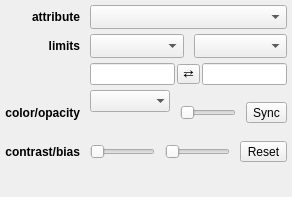
<?xml version="1.0" encoding="UTF-8"?>
<ui version="4.0">
 <class>Form</class>
 <widget class="QWidget" name="Form">
  <property name="geometry">
   <rect>
    <x>0</x>
    <y>0</y>
    <width>292</width>
    <height>197</height>
   </rect>
  </property>
  <property name="windowTitle">
   <string>Form</string>
  </property>
  <layout class="QGridLayout" name="gridLayout">
   <property name="leftMargin">
    <number>5</number>
   </property>
   <property name="topMargin">
    <number>5</number>
   </property>
   <property name="rightMargin">
    <number>5</number>
   </property>
   <property name="bottomMargin">
    <number>5</number>
   </property>
   <property name="horizontalSpacing">
    <number>10</number>
   </property>
   <property name="verticalSpacing">
    <number>5</number>
   </property>
   <item row="0" column="1" colspan="2">
    <widget class="QComboBox" name="combosel_attribute">
     <property name="sizeAdjustPolicy">
      <enum>QComboBox::AdjustToMinimumContentsLengthWithIcon</enum>
     </property>
    </widget>
   </item>
   <item row="0" column="0">
    <widget class="QLabel" name="label_3">
     <property name="font">
      <font>
       <weight>75</weight>
       <bold>true</bold>
      </font>
     </property>
     <property name="text">
      <string>attribute</string>
     </property>
     <property name="alignment">
      <set>Qt::AlignRight|Qt::AlignTrailing|Qt::AlignVCenter</set>
     </property>
    </widget>
   </item>
   <item row="2" column="0">
    <widget class="QLabel" name="label_2">
     <property name="font">
      <font>
       <weight>75</weight>
       <bold>true</bold>
      </font>
     </property>
     <property name="text">
      <string>limits</string>
     </property>
     <property name="alignment">
      <set>Qt::AlignRight|Qt::AlignTrailing|Qt::AlignVCenter</set>
     </property>
    </widget>
   </item>
   <item row="13" column="1">
    <spacer name="verticalSpacer">
     <property name="orientation">
      <enum>Qt::Vertical</enum>
     </property>
     <property name="sizeHint" stdset="0">
      <size>
       <width>20</width>
       <height>40</height>
      </size>
     </property>
    </spacer>
   </item>
   <item row="4" column="1" colspan="2">
    <layout class="QHBoxLayout" name="horizontalLayout_5">
     <property name="spacing">
      <number>10</number>
     </property>
     <item>
      <layout class="QVBoxLayout" name="verticalLayout">
       <item>
        <widget class="QColormapCombo" name="combodata_cmap">
         <property name="minimumSize">
          <size>
           <width>80</width>
           <height>0</height>
          </size>
         </property>
         <property name="sizeAdjustPolicy">
          <enum>QComboBox::AdjustToMinimumContentsLengthWithIcon</enum>
         </property>
         <property name="frame">
          <bool>false</bool>
         </property>
        </widget>
       </item>
       <item>
        <widget class="QColorBox" name="color_color">
         <property name="sizePolicy">
          <sizepolicy hsizetype="Preferred" vsizetype="Minimum">
           <horstretch>0</horstretch>
           <verstretch>0</verstretch>
          </sizepolicy>
         </property>
         <property name="text">
          <string/>
         </property>
        </widget>
       </item>
      </layout>
     </item>
     <item>
      <widget class="QSlider" name="value_alpha">
       <property name="minimumSize">
        <size>
         <width>50</width>
         <height>0</height>
        </size>
       </property>
       <property name="maximum">
        <number>100</number>
       </property>
       <property name="orientation">
        <enum>Qt::Horizontal</enum>
       </property>
      </widget>
     </item>
     <item>
      <widget class="QToolButton" name="bool_global_sync">
       <property name="text">
        <string>Sync</string>
       </property>
       <property name="checkable">
        <bool>true</bool>
       </property>
      </widget>
     </item>
    </layout>
   </item>
   <item row="3" column="1" colspan="2">
    <layout class="QHBoxLayout" name="horizontalLayout_2">
     <property name="spacing">
      <number>2</number>
     </property>
     <item>
      <widget class="QLineEdit" name="valuetext_v_min"/>
     </item>
     <item>
      <widget class="QToolButton" name="button_flip_limits">
       <property name="styleSheet">
        <string notr="true">padding: 0px</string>
       </property>
       <property name="text">
        <string>⇄</string>
       </property>
      </widget>
     </item>
     <item>
      <widget class="QLineEdit" name="valuetext_v_max"/>
     </item>
    </layout>
   </item>
   <item row="2" column="1">
    <widget class="QComboBox" name="combosel_percentile">
     <property name="minimumSize">
      <size>
       <width>50</width>
       <height>0</height>
      </size>
     </property>
     <property name="sizeAdjustPolicy">
      <enum>QComboBox::AdjustToMinimumContentsLengthWithIcon</enum>
     </property>
    </widget>
   </item>
   <item row="2" column="2">
    <widget class="QComboBox" name="combosel_stretch">
     <property name="minimumSize">
      <size>
       <width>50</width>
       <height>0</height>
      </size>
     </property>
     <property name="sizeAdjustPolicy">
      <enum>QComboBox::AdjustToMinimumContentsLengthWithIcon</enum>
     </property>
    </widget>
   </item>
   <item row="10" column="1" colspan="2">
    <layout class="QHBoxLayout" name="horizontalLayout_4">
     <property name="spacing">
      <number>10</number>
     </property>
     <item>
      <widget class="QSlider" name="value_contrast">
       <property name="minimumSize">
        <size>
         <width>50</width>
         <height>0</height>
        </size>
       </property>
       <property name="maximum">
        <number>1000</number>
       </property>
       <property name="orientation">
        <enum>Qt::Horizontal</enum>
       </property>
      </widget>
     </item>
     <item>
      <widget class="QSlider" name="value_bias">
       <property name="minimumSize">
        <size>
         <width>50</width>
         <height>0</height>
        </size>
       </property>
       <property name="maximum">
        <number>1000</number>
       </property>
       <property name="orientation">
        <enum>Qt::Horizontal</enum>
       </property>
      </widget>
     </item>
     <item>
      <widget class="QToolButton" name="button_reset_contrast_bias">
       <property name="text">
        <string>Reset</string>
       </property>
      </widget>
     </item>
    </layout>
   </item>
   <item row="10" column="0">
    <widget class="QLabel" name="label_5">
     <property name="font">
      <font>
       <weight>75</weight>
       <bold>true</bold>
      </font>
     </property>
     <property name="text">
      <string>contrast/bias</string>
     </property>
     <property name="alignment">
      <set>Qt::AlignRight|Qt::AlignTrailing|Qt::AlignVCenter</set>
     </property>
    </widget>
   </item>
   <item row="4" column="0">
    <widget class="QLabel" name="label">
     <property name="font">
      <font>
       <weight>75</weight>
       <bold>true</bold>
      </font>
     </property>
     <property name="text">
      <string>color/opacity</string>
     </property>
     <property name="alignment">
      <set>Qt::AlignRight|Qt::AlignTrailing|Qt::AlignVCenter</set>
     </property>
    </widget>
   </item>
   <item row="11" column="1" colspan="2">
    <spacer name="horizontalSpacer">
     <property name="orientation">
      <enum>Qt::Horizontal</enum>
     </property>
     <property name="sizeHint" stdset="0">
      <size>
       <width>40</width>
       <height>5</height>
      </size>
     </property>
    </spacer>
   </item>
  </layout>
 </widget>
 <customwidgets>
  <customwidget>
   <class>QColorBox</class>
   <extends>QLabel</extends>
   <header>glue.utils.qt.colors</header>
  </customwidget>
  <customwidget>
   <class>QColormapCombo</class>
   <extends>QComboBox</extends>
   <header>glue.utils.qt.colors</header>
  </customwidget>
 </customwidgets>
 <tabstops>
  <tabstop>combosel_attribute</tabstop>
  <tabstop>combosel_percentile</tabstop>
  <tabstop>combosel_stretch</tabstop>
  <tabstop>valuetext_v_min</tabstop>
  <tabstop>button_flip_limits</tabstop>
  <tabstop>valuetext_v_max</tabstop>
  <tabstop>combodata_cmap</tabstop>
  <tabstop>value_alpha</tabstop>
  <tabstop>bool_global_sync</tabstop>
  <tabstop>value_contrast</tabstop>
  <tabstop>value_bias</tabstop>
  <tabstop>button_reset_contrast_bias</tabstop>
 </tabstops>
 <resources/>
 <connections/>
</ui>
